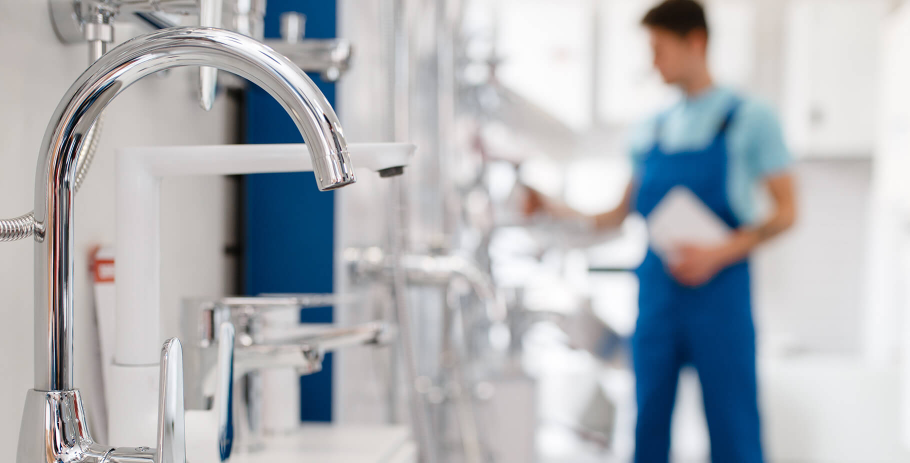
#> input picture valvoro-prototype/assets/images/banner-bg-img.jpg, 1820 x 926 px, found by its file name (shown at 1/2 size)
$ python bgimgs.py
#> lines starting #> are read from the running program, lines starting #| are printed output that depends on the picture
from PIL import Image, ImageDraw
import os
D = r"C:/tmp/indigo/valvoro-prototype/assets/images"
names = ["banner-bg-img.jpg","price-estimation-bg-img.jpg","cta-bg-img.jpg","sub-banner-img.jpg","cta-img.jpg"]
tiles=[]
for n in names:
    p=os.path.join(D,n)
    if not os.path.exists(p): print("MISSING", n); continue
    im=Image.open(p).convert("RGB")
#> im is the input picture: PIL image 1820x926 RGB; mean R, G, B 175.8, 179.1, 184.1
    small=im.resize((16,16))
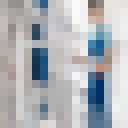
#> small: PIL image 16x16 RGB (shown 8 times larger); mean R, G, B 175.7, 178.9, 183.9
    px=list(small.getdata())
#> px = 256 items, first 6: (176, 171, 168), (148, 145, 143), (145, 145, 145), (191, 187, 185), (133, 148, 163), (45, 94, 134)
    mean=tuple(sum(c[i] for c in px)//len(px) for i in range(3))
#> mean = (175, 178, 183)
    print(f"{n:34s} {im.size[0]}x{im.size[1]}  mean=#{mean[0]:02x}{mean[1]:02x}{mean[2]:02x} rgb{mean}")
#| banner-bg-img.jpg                  1820x926  mean=#afb2b7 rgb(175, 178, 183)
    t=im.copy(); t.thumbnail((300,300)); tiles.append((n,t))
#> after `t.thumbnail((300, 300))`:
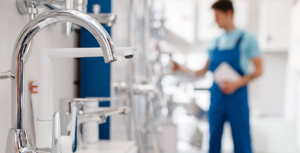
#> t: PIL image 300x153 RGB; mean R, G, B 175.7, 179.1, 184.1
#> pass 2 of the loop `for n in names:`:
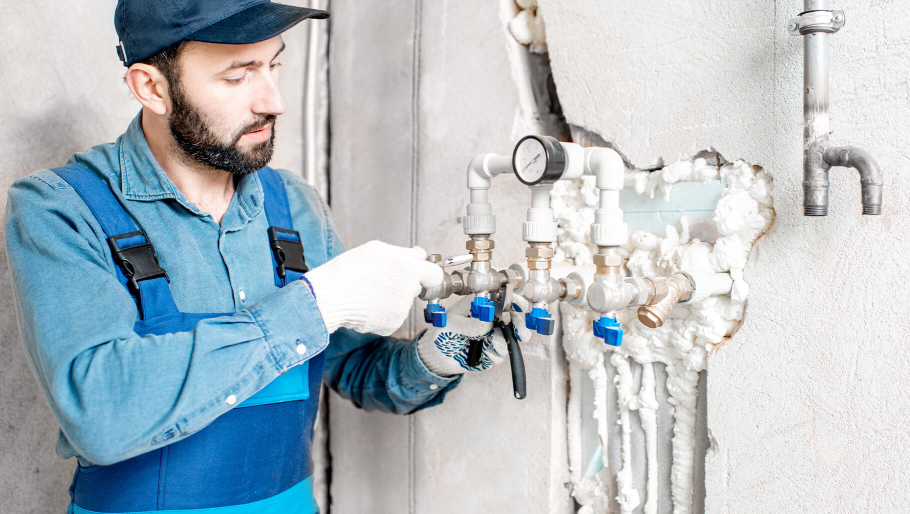
#> input picture valvoro-prototype/assets/images/price-estimation-bg-img.jpg, 1820 x 1028 px, found by its file name (shown at 1/2 size)
#> im is the input picture: PIL image 1820x1028 RGB; mean R, G, B 177, 188.9, 196
#> `small=im.resize((16,16))`:
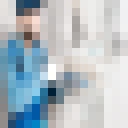
#> small: PIL image 16x16 RGB (shown 8 times larger); mean R, G, B 176.8, 188.7, 195.9
#> px = 256 items, first 6: (230, 226, 224), (217, 217, 217), (48, 78, 99), (27, 67, 99), (34, 66, 91), (151, 150, 151)
#> mean = (176, 188, 195)
#| price-estimation-bg-img.jpg        1820x1028  mean=#b0bcc3 rgb(176, 188, 195)
#> `t.thumbnail((300, 300))`:
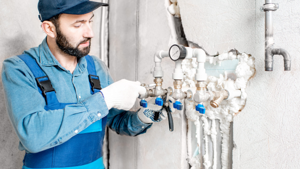
#> t: PIL image 300x169 RGB; mean R, G, B 176.8, 188.8, 195.9
#> pass 3 of the loop `for n in names:`:
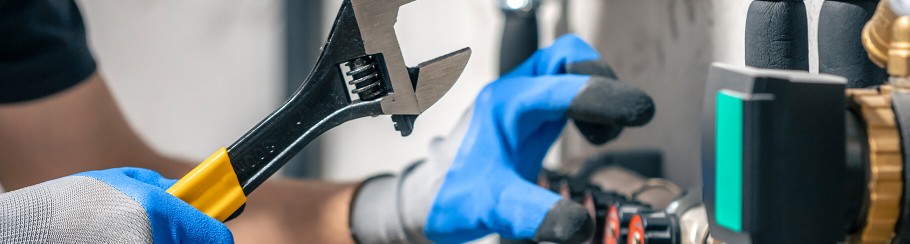
#> input picture valvoro-prototype/assets/images/cta-bg-img.jpg, 1820 x 487 px, found by its file name (shown at 1/2 size)
#> im is the input picture: PIL image 1820x487 RGB; mean R, G, B 114.2, 124.4, 127.9
#> `small=im.resize((16,16))`:
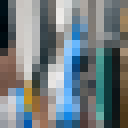
#> small: PIL image 16x16 RGB (shown 8 times larger); mean R, G, B 114, 124.3, 127.8
#> px = 256 items, first 6: (1, 15, 23), (113, 119, 121), (200, 195, 191), (202, 200, 196), (170, 171, 171), (84, 94, 99)
#> mean = (114, 124, 127)
#| cta-bg-img.jpg                     1820x487  mean=#727c7f rgb(114, 124, 127)
#> `t.thumbnail((300, 300))`:
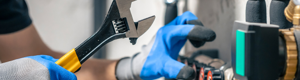
#> t: PIL image 300x80 RGB; mean R, G, B 114.1, 124.3, 127.8
#> the loop made 5 passes; the first 3 are shown
W=sum(t.width+10 for _,t in tiles); H=max(t.height for _,t in tiles)+24
c=Image.new("RGB",(W,H),(255,255,255)); d=ImageDraw.Draw(c); x=0
#> after `c = Image.new('RGB', (W, H), (255, 255, 255))`: c: PIL image 1550x200 RGB; every value is 255
for n,t in tiles:
    d.text((x+4,4), n[:28], fill=(0,0,0)); c.paste(t,(x,22)); x+=t.width+10
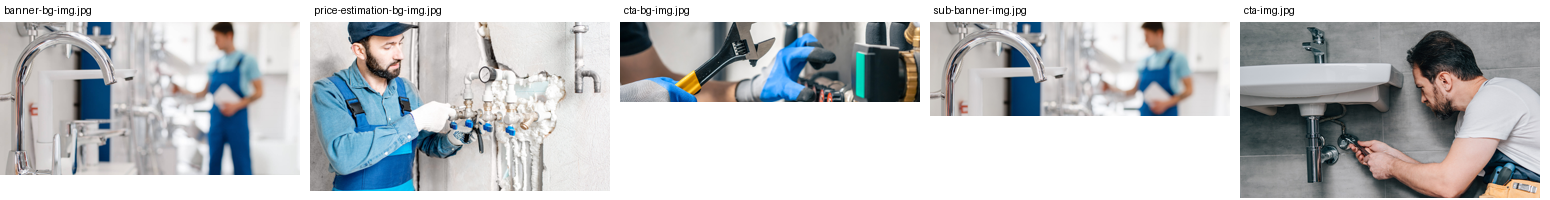
#> c: PIL image 1550x200 RGB; mean R, G, B 191.5, 194.5, 196.9
c.save(r"C:/tmp/indigo/_audit/full/bg_assets.png"); print("saved", c.size)
